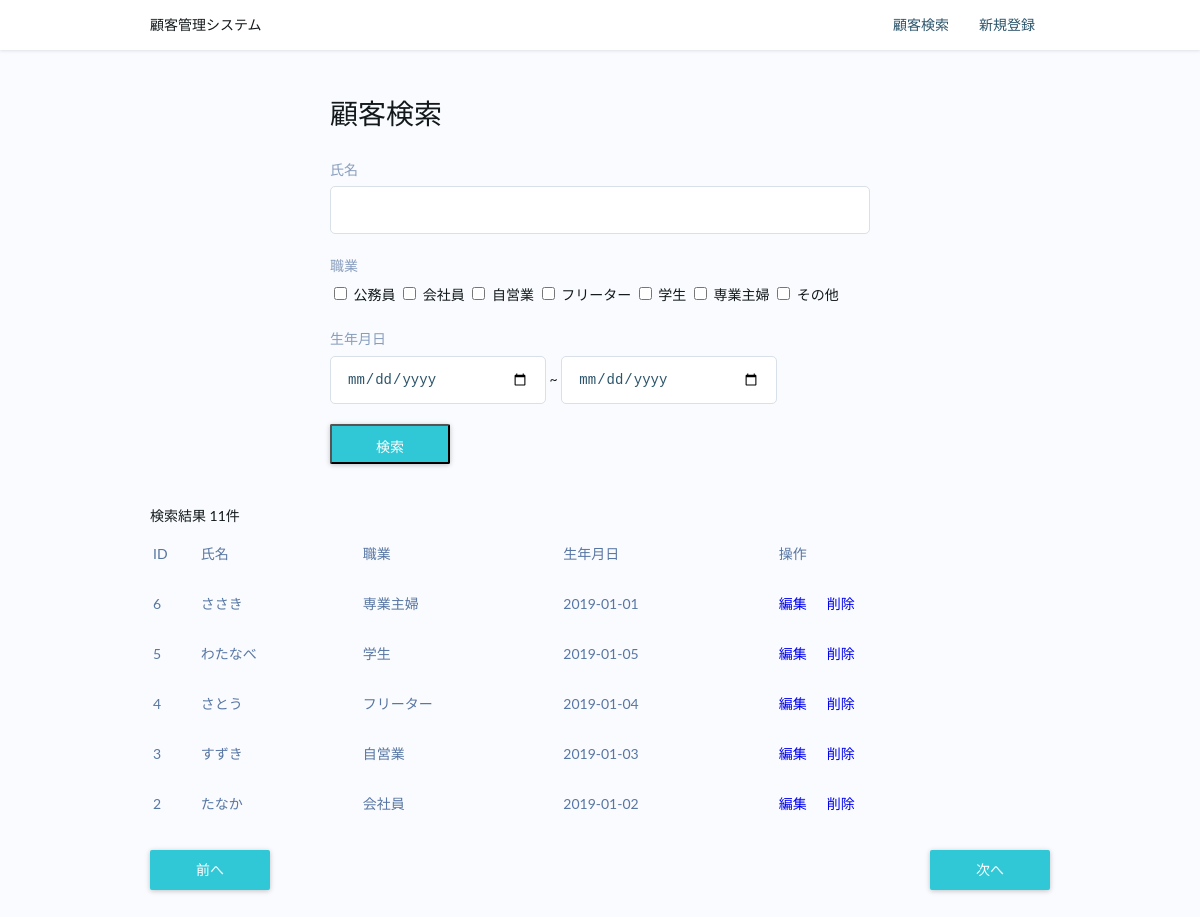
Screenshot of /paginate.php?page=2 with the database file from the repository.
### tables this page shows
CREATE TABLE occupation (
	id INTEGER NOT NULL AUTO_INCREMENT,
	name VARCHAR(20) NOT NULL,
	PRIMARY KEY (id),
	UNIQUE KEY name_index(name)	
);

CREATE TABLE customer (
	id INTEGER NOT NULL AUTO_INCREMENT,
	name VARCHAR(20) NOT NULL,
	introduction VARCHAR(200),
	occupation_id INTEGER NOT NULL,
	birthday DATE NOT NULL,
	created_at TIMESTAMP DEFAULT CURRENT_TIMESTAMP,
	updated_at TIMESTAMP DEFAULT CURRENT_TIMESTAMP,
	PRIMARY KEY (id),
	UNIQUE KEY name_index(name)	
);

### paginate.php (called while the page is built, shortened)
<?php
require 'model/OccupationLogic.php';
require 'model/CustomerLogic.php';
$occupationLogic = new OccupationLogic();
$occupation_master = $occupationLogic->getOccupationList();
$searchform = $_SESSION['searchform'];
$page = 1;
if (isset($_GET['page'])) {
	$page = $_GET['page'];
}
$limit = 5;
$offset = ($limit * ($page - 1));
$customerLogic = new CustomerLogic();
$count = $customerLogic->count(
		$searchform['name'],
		$searchform['occupations'],
		$searchform['from_birthday'],
		$searchform['to_birthday']
);
$customers = $customerLogic->search(
	$searchform['name'],
	$searchform['occupations'],
	$searchform['from_birthday'],
	$searchform['to_birthday'],
	$limit,
	$offset
);
$hasPrevious = ($page == 1) ? false : true;
if ($count > $offset + $limit) {
	$hasNext = true;
}
include 'view/layout_view.php';

### model/OccupationLogic.php (called while the page is built, shortened)
<?php
class OccupationLogic {
	public function getOccupationList() {
		$occupations = null;
		try {
			$con = new PDO('mysql:host=localhost;dbname=cms;charset=utf8', 'root', 'root');
			$con->setAttribute(PDO::ATTR_ERRMODE, PDO::ERRMODE_EXCEPTION);
			$stmt = $con->prepare('SELECT * FROM occupation ORDER BY id ASC');
			$stmt->execute();
			$occupations = $stmt -> fetchAll(PDO::FETCH_ASSOC);
		} catch (PDOException $e) {
			die('データベースに接続できません：' . $e->getMessage());
		}
		return $occupations;
	}
}

### model/CustomerLogic.php (called while the page is built, shortened)
<?php
class CustomerLogic {
	public function count($name, $occupations, $from_birthday, $to_birthday) {
		$count = 0;
		try {
			$con = new PDO('mysql:host=localhost;dbname=cms;charset=utf8', 'root', 'root');
			$con->setAttribute(PDO::ATTR_ERRMODE, PDO::ERRMODE_EXCEPTION);
			$sql = "SELECT COUNT(id) as count FROM customer WHERE 1";
			$stmt = $con->prepare($sql);
			$stmt->execute();
			$count = $stmt -> fetch(PDO::FETCH_ASSOC);
		} catch (PDOException $e) {
			die('データベース接続できません：' . $e->getMessage());
		}
		return $count['count'];
	}
	public function search($name, $occupations, $from_birthday, $to_birthday, $limit, $offset) {
		$customers = array();
		try {
			$con = new PDO('mysql:host=localhost;dbname=cms;charset=utf8', 'root', 'root');
			$con->setAttribute(PDO::ATTR_ERRMODE, PDO::ERRMODE_EXCEPTION);
			$sql = "
				SELECT
					customer.id as customer_id,
					customer.name as customer_name,
					occupation.name as occupation_name,
					customer.birthday as customer_birthday
				FROM customer
				INNER JOIN occupation ON customer.occupation_id = occupation.id
				WHERE 1
			";
			$sql .= " ORDER BY customer.id DESC LIMIT :limit OFFSET :offset";
			$stmt = $con->prepare($sql);
			$stmt->bindParam(':limit', $limit, PDO::PARAM_INT);
			$stmt->bindParam(':offset', $offset, PDO::PARAM_INT);
			$stmt->execute();
			while ($customer = $stmt -> fetch(PDO::FETCH_ASSOC)) {
				$customers[] = $customer;
			}
		} catch (PDOException $e) {
			die('データベース接続できません：' . $e->getMessage());
		}
		return $customers;
	}
}

### view/search_view.php (the view, shortened to what this page needs)
<form class="form-wrapper search-box" action="search.php" method="post">
	<h1 class="heading">顧客検索</h1>
	<div class="form-item">
		<label class="form-label">氏名</label>
		<input type="text" name="name" value="<?php echo htmlspecialchars($searchform['name'], ENT_QUOTES, 'UTF-8') ?>">
	</div>
	<div class="form-item">
		<label class="form-label">職業</label>
		<?php foreach ($occupation_master as $occupation): ?>
			<label for="occupation-<?php echo htmlspecialchars($occupation['id'], ENT_QUOTES, 'UTF-8') ?>">
			<input type="checkbox" name="occupations[]" value="<?php echo htmlspecialchars($occupation['id'], ENT_QUOTES, 'UTF-8') ?>" id="occupation-<?php echo htmlspecialchars($occupation['id'], ENT_QUOTES, 'UTF-8') ?>" <?php if (in_array($occupation['id'], $searchform['occupations'])) echo 'checked' ?>>
			<?php echo htmlspecialchars($occupation['name'], ENT_QUOTES, 'UTF-8') ?>
			</label>
		<?php endforeach; ?>
	</div>
	<div class="form-item">
		<label class="form-label">生年月日</label>
		<input type="date" name="from_birthday" class="search-date" value="<?php echo htmlspecialchars($searchform['from_birthday'], ENT_QUOTES, 'UTF-8') ?>"> ~
		<input type="date" name="to_birthday" class="search-date" value="<?php echo htmlspecialchars($searchform['to_birthday'], ENT_QUOTES, 'UTF-8') ?>">
	</div>
	<input class="form-button" type="submit" value="検索">
</form>
<?php if (count($customers) > 0): ?>
<p>検索結果 <?php echo htmlspecialchars($count, ENT_QUOTES, 'UTF-8') ?>件</p>
<table class="search-result">
	<thead>
		<tr>
			<th>ID</th>
			<th>氏名</th>
			<th>職業</th>
			<th>生年月日</th>
			<th>操作</th>
		</tr>
	</thead>
	<tbody>
		<?php foreach ($customers as $customer): ?>
		<tr>
			<td><?php echo htmlspecialchars($customer['customer_id'], ENT_QUOTES, 'UTF-8') ?></td>
			<td><?php echo htmlspecialchars($customer['customer_name'], ENT_QUOTES, 'UTF-8') ?></td>
			<td><?php echo htmlspecialchars($customer['occupation_name'], ENT_QUOTES, 'UTF-8') ?></td>
			<td><?php echo htmlspecialchars($customer['customer_birthday'], ENT_QUOTES, 'UTF-8') ?></td>
			<td><a href="edit.php?id=<?php echo htmlspecialchars($customer['customer_id'], ENT_QUOTES, 'UTF-8') ?>">編集</a><a href="delete.php?id=<?php echo htmlspecialchars($customer['customer_id'], ENT_QUOTES, 'UTF-8') ?>">削除</a></td>
		</tr>
		<?php endforeach; ?>
	</tbody>
</table>
<div class="pagination clearfix">
	<?php if ($hasPrevious): ?>
		<a href="paginate.php?page=<?php echo $page - 1 ?>" class="form-button float-left">前へ</a>
	<?php endif; ?>
	<?php if ($hasNext): ?>
		<a href="paginate.php?page=<?php echo $page + 1 ?>" class="form-button float-right">次へ</a>
	<?php endif; ?>
</div>
<?php endif; ?>

### css/style.css (style rules this page uses)
html, body, header, main, footer, ul, ol, li, h1, h2, h3, h4, h5, h6, p, div { margin: 0; padding: 0; }
a { text-decoration: none; }
*, *::before, *::after { box-sizing: border-box; }
.clearfix::after { content: ''; display: block; clear: both; }
h1, h2, h3, h4, h5, h6, th { font-weight: normal; }
body { font-family: Lato, "Hiragino Maru Gothic Pro", "Meiryo UI", Meiryo, "MS PGothic", sans-serif; background-color: #ffffff; color: #13191b; line-height: 1.7; font-size: 14px; }
.search-result { text-align: left; width: 100%; }
.search-result tr { border-bottom: 1px solid rgb(223, 228, 238); color: rgb(88, 118, 163); height: 48px; }
.form-wrapper { width: 60%; margin: 40px auto; }
.heading { margin-bottom: 20px; }
.form-label { color: rgba(88, 118, 163, 0.7); display: block; margin-bottom: 5px; }
.form-item { margin-bottom: 20px; }
input[type="text"], input[type="date"], textarea, select { width: 100%; height: 48px; padding: 16px; color: #2b546a; border: 1px solid #d9e0e7; border-radius: 5px; font-size: 14px; background-color: #ffffff; }
.search-box .search-date { width: 40%; }
.form-button { display: inline-block; text-align: center; width: 120px; height: 40px; line-height: 40px; background-color: rgb(48, 200, 214); color: #ffffff; font-size: 14px; cursor: pointer; border-radius: 2px; transition: all 450ms cubic-bezier(0.23, 1, 0.32, 1) 0ms; box-shadow: rgba(0, 0, 0, 0.12) 0px 1px 6px, rgba(0, 0, 0, 0.12) 0px 1px 4px; }
.search-result a { margin-right: 20px; }
.pagination { margin-top: 20px; }
.float-left { float: left; }
.float-right { float: right; }

### rows the page displays
occupation: name "公務員"
occupation: name "会社員"
occupation: name "自営業"
occupation: name "フリーター"
occupation: name "学生"
occupation: name "専業主婦"
occupation: name "その他"
customer: id "6", name "ささき", occupation.name "専業主婦", birthday "2019-01-01"
customer: id "5", name "わたなべ", occupation.name "学生", birthday "2019-01-05"
customer: id "4", name "さとう", occupation.name "フリーター", birthday "2019-01-04"
customer: id "3", name "すずき", occupation.name "自営業", birthday "2019-01-03"
customer: id "2", name "たなか", occupation.name "会社員", birthday "2019-01-02"

### other values shown
$count "11"
